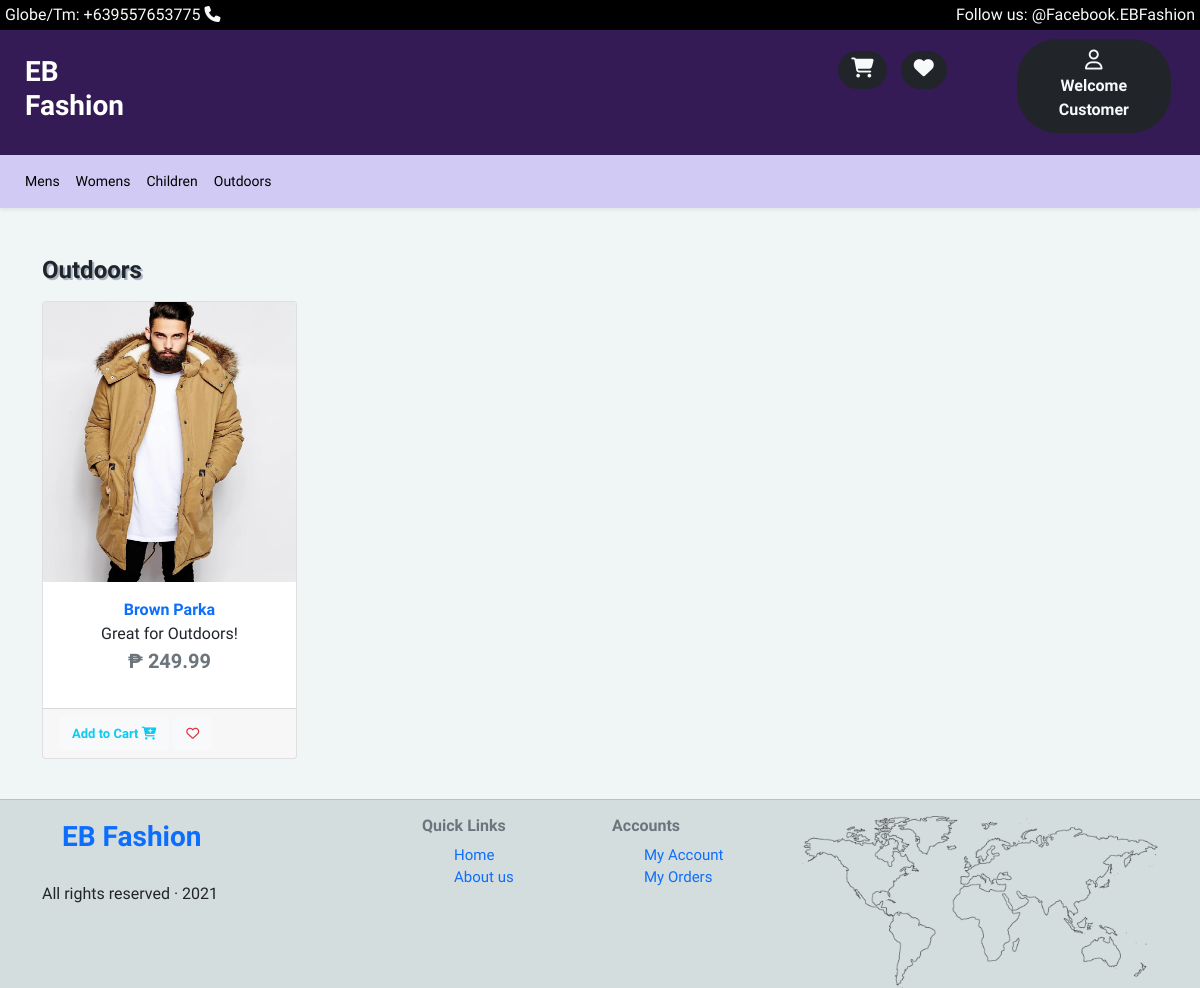
The app's page /category.php?sortbycategory=16&category=Outdoors with its own data.
### tables this page shows
CREATE TABLE `category` (
  `cat_id` int(11) NOT NULL,
  `category_name` varchar(50) NOT NULL,
  `datecreated` datetime NOT NULL
);

CREATE TABLE `photo` (
  `p_id` int(11) NOT NULL,
  `prod_id` int(11) NOT NULL,
  `photo` text NOT NULL
);

CREATE TABLE `product` (
  `prod_id` int(11) NOT NULL,
  `name` varchar(50) NOT NULL,
  `description` varchar(50) NOT NULL,
  `cat_id` int(11) NOT NULL,
  `price` float NOT NULL,
  `datecreated` datetime NOT NULL
);

### include/allcategorynav.php (the view)
<nav class="navbar navbar-expand-lg shadow-sm" style="background-color: #d1caf4; font-size: 14px">
  <div class="container-fluid">
    <div class="" id="navbarNav">
      <ul class="navbar-nav">
        <?php
            $getallcategory = " select * from category   ";
                        $getting_category = mysqli_query($con,$getallcategory);
                         while($row = mysqli_fetch_array($getting_category)){
                        ?>
                           <li class="nav-item">
                        <a style='color:black;' class="nav-link active" aria-current="page" href="category.php?sortbycategory=<?php echo $row['cat_id'] ?>&category=<?php echo $row['category_name'] ?>"><?php echo $row['category_name'] ?></a>
                      </li>
                        <?php
                         }
         ?>
      </ul>
    </div>
  </div>
</nav>

### sortbycategory.php (shortened to what this page needs)
     <div class="row mt-4 d-none" id="item">
      <?php
          $GetProducts = " select * from product where cat_id = '$id'  ";
                      $Items = mysqli_query($con,$GetProducts);
                      $countingItems= mysqli_num_rows($Items);
                   if ($countingItems>=1){
                  echo '<h4 class="mb-3" style="font-weight: bolder;text-shadow: 2px 2px #a8b6c5;">'.$categoryname.' </h4>  ';
                       while($row = mysqli_fetch_array($Items)){
                        $itemid = $row['prod_id'];
                    ?>
       <div class="col-md-3 cardd">
     <div class="card w-100" style="height:100%" >
      <?php
          $get_items_photo = " SELECT * FROM `photo` where prod_id = '$itemid' limit 1 ";
                                        $productphotos = mysqli_query($con,$get_items_photo);
                                        $countproduct_photos= mysqli_num_rows($productphotos);
                                     if ($countproduct_photos>=1){
                                         while($photo= mysqli_fetch_array($productphotos)){
                                          ?>
                                            <img src="<?php echo 'img/products/'.$photo['photo'] ?>" class="card-img-top" alt="..." style="height: 280px">
                                          <?php
                                         }
                                  }else {
                                  }
       ?>
  <div class="card-body" style="text-align: center;">
  <a href="javascript:void(0)" data-bs-toggle="modal" class="openproductview" data-id = "<?php echo $row['prod_id'] ?>" data-bs-target="#exampleModal" data-backdrop="static" data-keyboard="false" style="text-decoration: none">  <span style="text-align: center;font-weight: bold"><?php echo $row['name'] ?></span> </a><br>
    <span class="card-text" style="text-align: left;"><?php echo $row['description'] ?>
  </span><br>
    <span class="text-secondary" style="font-size: 20px;font-weight: bolder;">₱ <?php echo $row['price'] ?> </span> <br><p></p>
  </div>
   <div class="card-footer">
        <button class="btn btn-light text-info addcart" style="font-size: 13px;font-weight: bold;" data-productid="<?php echo $row['prod_id'] ?>">  Add to Cart <i class="fas fa-cart-plus"></i></button>
        <?php
        $user = $_SESSION['user_id'];
            $checkifonthelist = " select * from wishlist where prod_id ='$itemid' and user_id = '$user'  ";
                        $checkingitem = mysqli_query($con,$checkifonthelist);
                        $thecountings= mysqli_num_rows($checkingitem);
                     if ($thecountings>=1){
                     ?>
                      <button class="btn btn-light text-danger removewlist"   data-productid="<?php echo $row['prod_id'] ?>" style="font-size: 13px;font-weight: bold"><i class="fas fa-heart"></i></button>
                     <?php
                  }else {
                  ?>
                     <button class="btn btn-light text-danger addwishlist"   data-productid="<?php echo $row['prod_id'] ?>" style="font-size: 13px;font-weight: bold"><i class="far fa-heart"></i></button>
                  <?php
                  }
         ?>
   </div>
</div>
       </div>
                    <?php
                       }
                }
       ?>
    </div>

### include/header.php (style rules this page uses)
* { font-family: 'Zen Kaku Gothic New', sans-serif; }
nav { height:auto; width: 100%; padding: 5px; position: relative; }

### records on screen
category: category_name "Mens"
category: category_name "Womens"
category: category_name "Children"
category: category_name "Outdoors"
product: name "Brown Parka", description "Great for Outdoors!", price "249.99"
photo: photo (picture)

### other values on screen
$categoryname "Outdoors"
